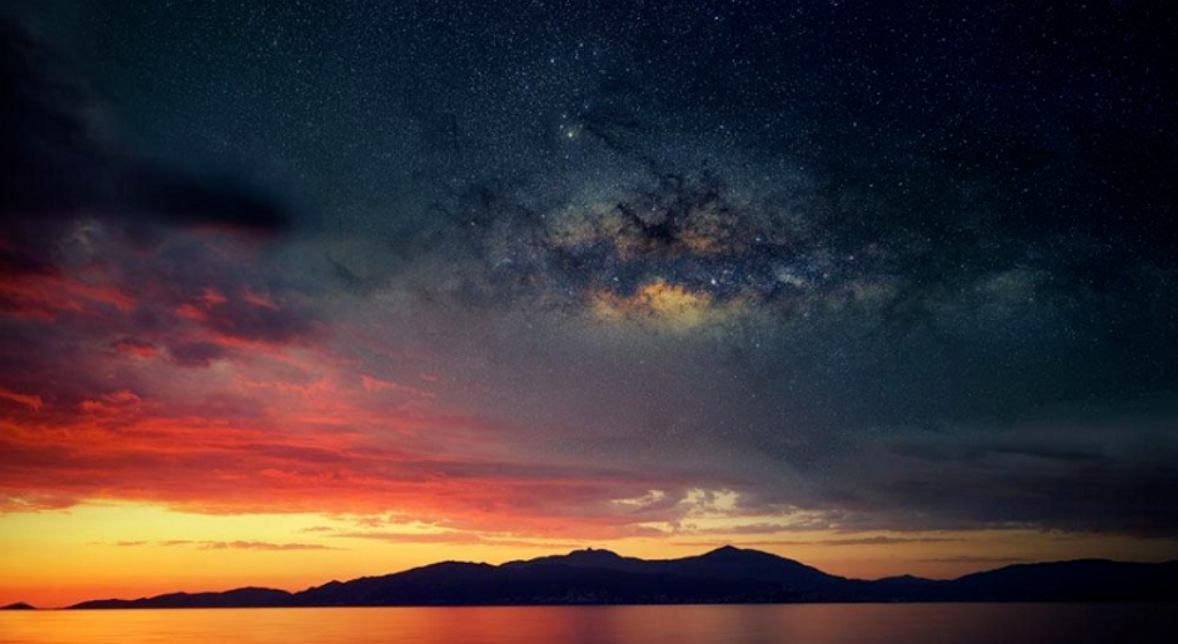
#> input picture day6-opencv/Image/sky.png, 1178 x 644 px
$ python 5jiehe.py
#> lines starting #> are read from the running program, lines starting #| are printed output that depends on the picture
import cv2 as cv

#读取图片
img_1 = cv.imread('Image/sky.png')
#> img_1 is the input picture: shape (644, 1178, 3); mean B, G, R 53.2, 51.7, 67.4

img_2 = cv.imread('Image/image_girl.jpg')
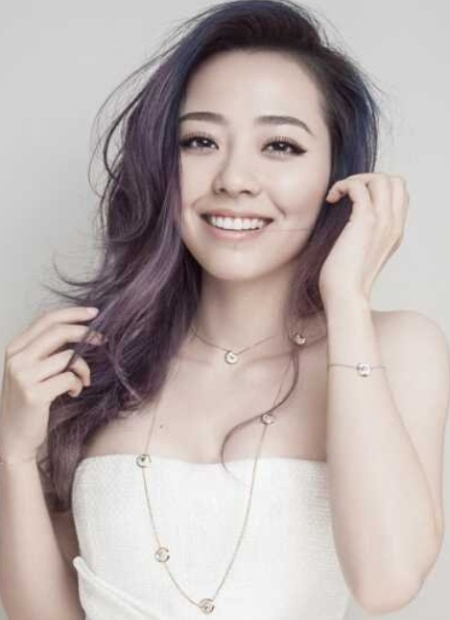
#> input picture day6-opencv/Image/image_girl.jpg, 450 x 620 px
#> img_2 is the input picture: shape (620, 450, 3); mean B, G, R 172.4, 174.6, 185.8

#缩放图片
img_1_1=cv.resize(img_1,(400,600))
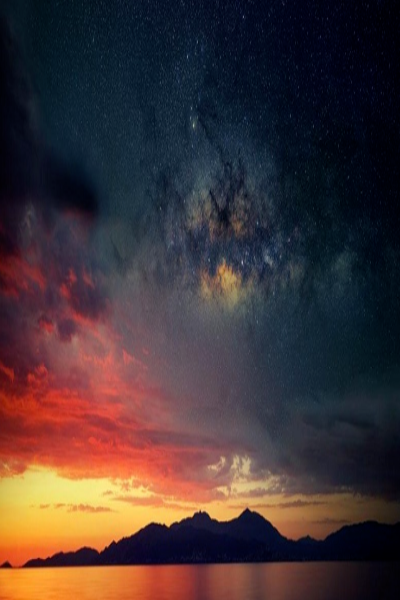
#> img_1_1: shape (600, 400, 3); mean B, G, R 53.1, 51.6, 67.3
img_2_1=cv.resize(img_2,(400,600))
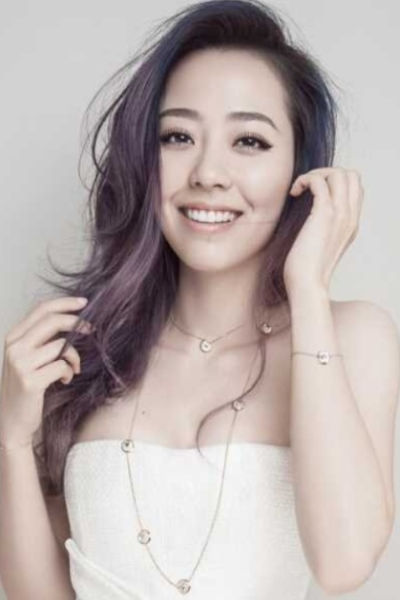
#> img_2_1: shape (600, 400, 3); mean B, G, R 172.3, 174.5, 185.7

# 图像融合
# img_add=cv.add(img_1,img_2)
# 按照权重的方式添加
img_add=cv.addWeighted(img_1_1,0.1,img_2_1,0.9,1)
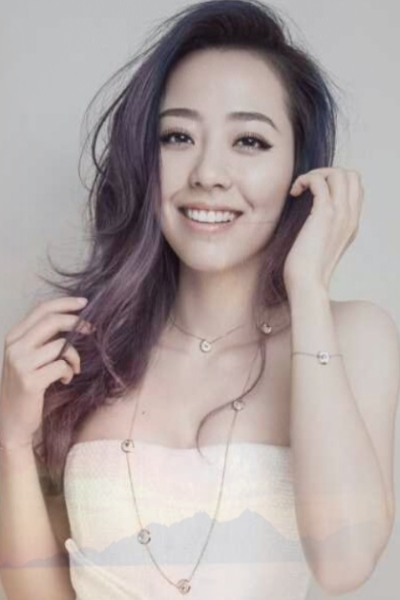
#> img_add: shape (600, 400, 3); mean B, G, R 161.3, 163.2, 174.9
cv.imshow('img_add',img_add)
cv.waitKey()
cv.destroyAllWindows()
